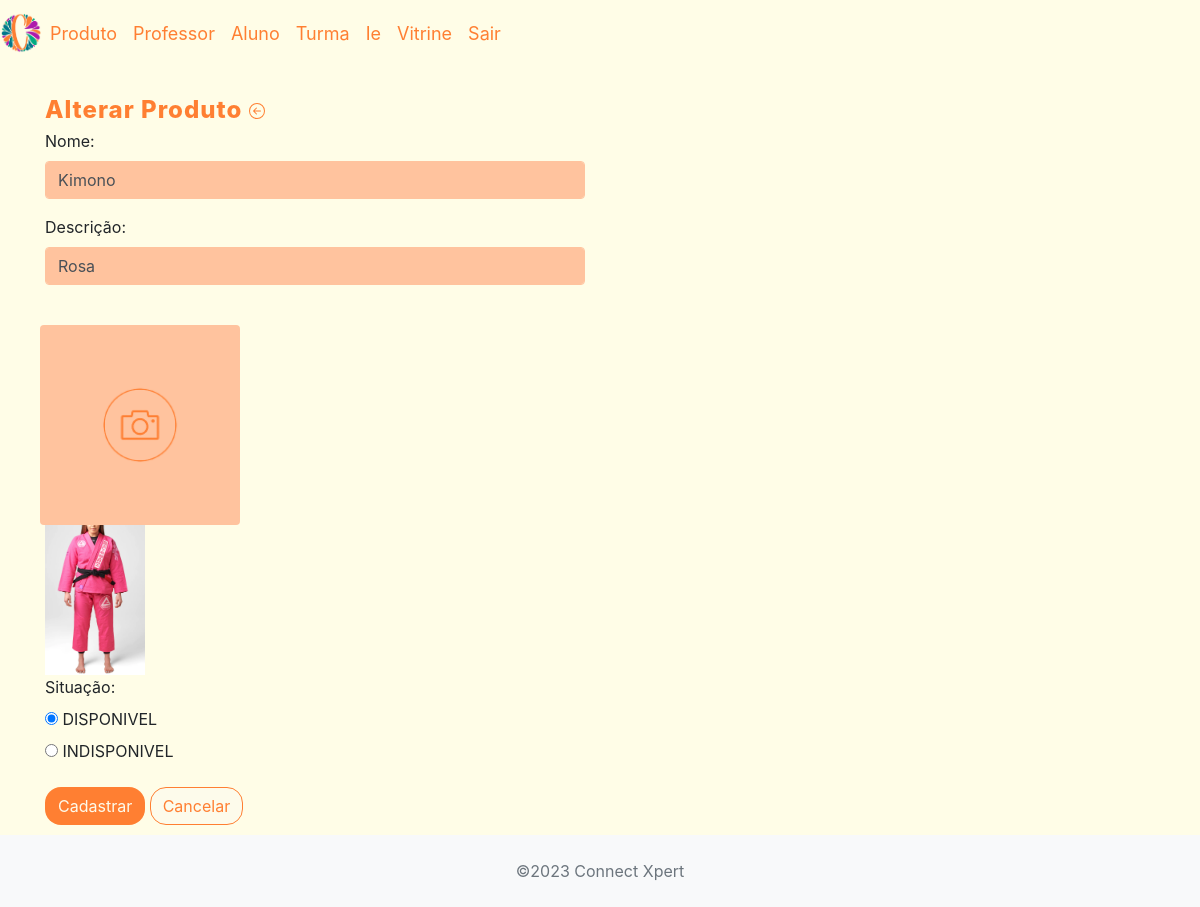
The page /crud_connectxpert/app/controller/ProdutoController.php?action=edit&id=11 (signed in) on the database as committed earlier.
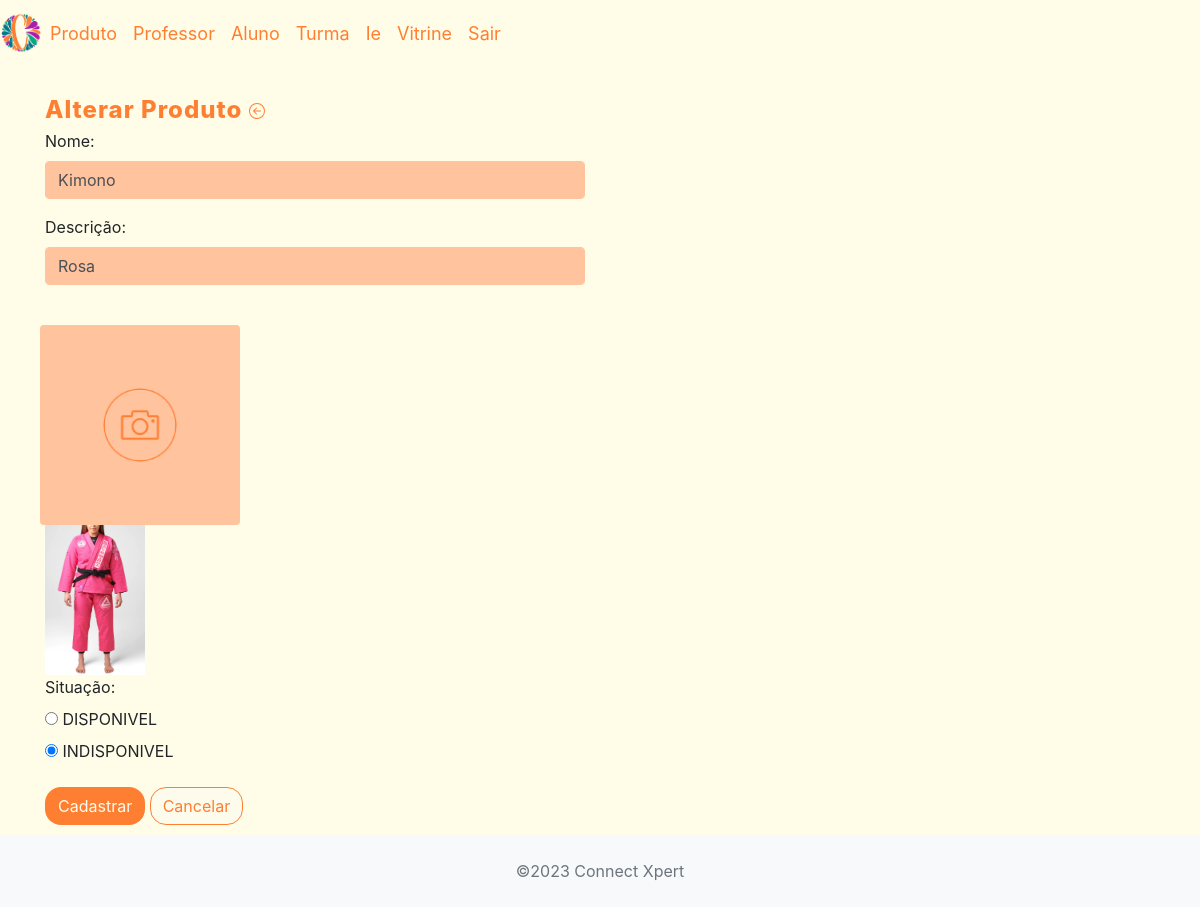
The same page on the database as committed later.
### tables this page shows
CREATE TABLE `produto` (
  `id_produto` int(11) NOT NULL,
  `nome` varchar(100) NOT NULL,
  `descricao` varchar(3000) NOT NULL,
  `foto` varchar(60) NOT NULL,
  `situacao` enum('disponivel','indisponivel') NOT NULL
);

### crud_connectxpert/app/model/Produto.php (called while the page is built, shortened)
<?php
class Produto {
    private $nome;
    private $descricao;
    private $foto;
    private $situacao;
    public function getNome()
    {
        return $this->nome;
    }
    public function setNome($nome)
    {
        $this->nome = $nome;
        return $this;
    }
    public function getDescricao()
    {
        return $this->descricao;
    }
    public function setDescricao($descricao)
    {
        $this->descricao = $descricao;
        return $this;
    }
    public function getFoto()
    {
        return $this->foto;
    }
    public function setFoto($foto)
    {
        $this->foto = $foto;
        return $this;
    }
    public function getSituacao()
    {
        return $this->situacao;
    }
    public function setSituacao($situacao) : self
    {
        $this->situacao = $situacao;
        return $this;
    }
}

### crud_connectxpert/app/dao/ProdutoDAO.php (called while the page is built, shortened)
<?php
include_once(__DIR__ . "/../model/Produto.php");
class ProdutoDAO {
    public function findProdutoById(int $idProduto) {
        $conn = Connection::getConn();
        $sql = "SELECT * FROM produto p" .
               " WHERE p.id_produto = ?";
        $stm = $conn->prepare($sql);
        $stm->execute([$idProduto]);
        $result = $stm->fetchAll();
        $produto = $this->mapProduto($result);
        if(count($produto) == 1)
            return $produto[0];
        elseif(count($produto) == 0)
            return null;
        die("ProdutoDAO.findProdutoById()" .
            " - Erro: mais de um produto encontrado.");
    }
    private function mapProduto($result) {
        $produtos = array();
        foreach ($result as $reg) {
            $produto = new Produto();
            $produto->setIdProduto($reg['id_produto']);
            $produto->setNome($reg['nome']);
            $produto->setDescricao($reg['descricao']);
            $produto->setFoto($reg['foto']);
            $produto->setSituacao($reg['situacao']);
            array_push($produtos, $produto);
        }
        return $produtos;
    }
}

### crud_connectxpert/app/view/produto/form.php (the view, shortened to what the changed rows need)
<?php
require_once(__DIR__ . "/../include/header.php");
require_once(__DIR__ . "/../include/menu.php");
echo '<link rel="stylesheet" href="' . BASEURL . '/view/produto/produtostyle.css">';
?>
 <div class="container">
    <div class="row">
<h3 class="col-4">
    <?php if(!isset($dados['idProduto'])) echo "Inserir"; else echo "Alterar"; ?> Produto <a class="btn-inserir"
                href="<?= BASEURL ?>/controller/ProdutoController.php?action=list"></a>
</h3></div></div>
<div class="container">
    <div class="row" style="margin-top: 10px;">
        <div class="col-6">
            <form id="frmProduto" method="POST"
                action="<?= BASEURL ?>/controller/ProdutoController.php?action=save"
                enctype="multipart/form-data" >
                <div class="form-group">
                    <label for="txtNome">Nome:</label>
                    <input class="form-control" type="text" id="txtNome" name="nome"
                        maxlength="70"  style="background-color: #ffc39e; border: 1px solid #ffc39e;"
                        value="<?php echo (isset($dados["produto"]) ? $dados["produto"]->getNome() : ''); ?>" />
                </div>
                <div class="form-group">
                    <label for="txtDescricao">Descrição:</label>
                    <input class="form-control" type="text" id="txtdescricao" name="descricao"
                        maxlength="3000" style="background-color: #ffc39e; border: 1px solid #ffc39e;"
                        value="<?php echo (isset($dados["produto"]) ? $dados["produto"]->getDescricao() : ''); ?>"/>
                </div>
                <div class="form-row" style="margin-top: 40px;">
                    </div>
                <?php if(isset($dados["produto"]) && $dados["produto"]->getFoto() ):?>
                    <img src="<?= BASEURL_FOTOS . $dados["produto"]->getFoto(); ?>" alt="" width="100px">
                <?php endif;?>
                <div class="form-group">
                    <label>Situação:</label>
                    <?php foreach($dados["estadosProduto"] as $estados): ?>
                        <div class="form-radio">
                            <input type="radio" name="situacao" id="<?= 'ckb' . $estados ?>" value="<?= strtolower ($estados) ?>"
                                <?php
                                    if(!isset($dados['idProduto']) && $estados == "DISPONIVEL") {
                                        echo " checked";
                                    }
                                    if(isset($dados['produto']) && strtolower ($estados) == $dados['produto']->getSituacao()) {
                                        echo " checked";
                                    }
                                ?>
                            />
                            <label for="<?= 'ckb' . $estados ?>"><?= $estados ?></label>
                        </div>
                    <?php endforeach; ?>
                </div>
                <button type="submit" class="btn" style="background-color: #ff7f32; border-radius: 16px;"><a style="color:#fdfbeb;"> Cadastrar</a></button>
                <button type="reset" class="btn" style="background-color: #fdfbeb; border-radius: 16px; border-color: #ff7f32;"><a style="color: #ff7f32;"> Cancelar </a></button>
            </form>
        </div>
        <div class="col-6">
        </div>
    </div>
</div>
<?php
require_once(__DIR__ . "/../include/footer.php");
?>

Rows that differ between the two databases and show on the page:
changed produto "Kimono": situacao "☑ DISPONIVEL" → "☐ DISPONIVEL"; situacao "☐ INDISPONIVEL" → "☑ INDISPONIVEL"
